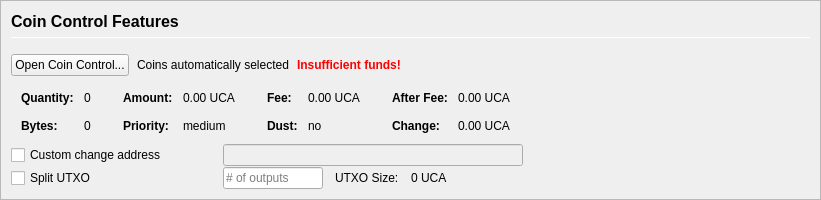
         <widget class="QFrame" name="frameCoinControl">
          <property name="sizePolicy">
           <sizepolicy hsizetype="Expanding" vsizetype="Expanding">
            <horstretch>0</horstretch>
            <verstretch>0</verstretch>
           </sizepolicy>
          </property>
          <property name="maximumSize">
           <size>
            <width>16777215</width>
            <height>16777215</height>
           </size>
          </property>
          <property name="frameShape">
           <enum>QFrame::StyledPanel</enum>
          </property>
          <property name="frameShadow">
           <enum>QFrame::Sunken</enum>
          </property>
          <layout class="QVBoxLayout" name="verticalLayoutCoinControl2">
           <property name="spacing">
            <number>0</number>
           </property>
           <property name="leftMargin">
            <number>0</number>
           </property>
           <property name="topMargin">
            <number>0</number>
           </property>
           <property name="rightMargin">
            <number>0</number>
           </property>
           <property name="bottomMargin">
            <number>0</number>
           </property>
           <item>
            <widget class="QFrame" name="frameCoinControl_BG">
             <layout class="QVBoxLayout" name="verticalLayoutCoinControl" stretch="0,0,0,0,0,0">
              <property name="spacing">
               <number>1</number>
              </property>
              <property name="leftMargin">
               <number>10</number>
              </property>
              <property name="topMargin">
               <number>10</number>
              </property>
              <item>
               <layout class="QHBoxLayout" name="horizontalLayoutCoinControl1">
                <property name="bottomMargin">
                 <number>15</number>
                </property>
                <item>
                 <layout class="QVBoxLayout" name="verticalLayout_3">
                  <property name="spacing">
                   <number>6</number>
                  </property>
                  <item>
                   <widget class="QLabel" name="labelCoinControlFeatures">
                    <property name="sizePolicy">
                     <sizepolicy hsizetype="Preferred" vsizetype="Maximum">
                      <horstretch>0</horstretch>
                      <verstretch>0</verstretch>
                     </sizepolicy>
                    </property>
                    <property name="minimumSize">
                     <size>
                      <width>0</width>
                      <height>20</height>
                     </size>
                    </property>
                    <property name="font">
                     <font>
                      <pointsize>12</pointsize>
                      <weight>75</weight>
                      <bold>true</bold>
                     </font>
                    </property>
                    <property name="styleSheet">
                     <string notr="true">font-weight:bold;</string>
                    </property>
                    <property name="text">
                     <string>Coin Control Features</string>
                    </property>
                   </widget>
                  </item>
                  <item>
                   <widget class="Line" name="line">
                    <property name="minimumSize">
                     <size>
                      <width>0</width>
                      <height>1</height>
                     </size>
                    </property>
                    <property name="maximumSize">
                     <size>
                      <width>16777215</width>
                      <height>1</height>
                     </size>
                    </property>
                    <property name="orientation">
                     <enum>Qt::Horizontal</enum>
                    </property>
                   </widget>
                  </item>
                 </layout>
                </item>
               </layout>
              </item>
              <item>
               <layout class="QHBoxLayout" name="horizontalLayoutCoinControl2" stretch="0,0,0,0">
                <property name="spacing">
                 <number>8</number>
                </property>
                <property name="bottomMargin">
                 <number>10</number>
                </property>
                <item>
                 <widget class="QPushButton" name="pushButtonCoinControl">
                  <property name="styleSheet">
                   <string notr="true"/>
                  </property>
                  <property name="text">
                   <string>Open Coin Control...</string>
                  </property>
                  <property name="autoDefault">
                   <bool>false</bool>
                  </property>
                 </widget>
                </item>
                <item>
                 <widget class="QLabel" name="labelCoinControlAutomaticallySelected">
                  <property name="text">
                   <string>Coins automatically selected</string>
                  </property>
                  <property name="margin">
                   <number>5</number>
                  </property>
                 </widget>
                </item>
                <item>
                 <widget class="QLabel" name="labelCoinControlInsuffFunds">
                  <property name="font">
                   <font>
                    <weight>75</weight>
                    <bold>true</bold>
                   </font>
                  </property>
                  <property name="styleSheet">
                   <string notr="true">color:red;font-weight:bold;</string>
                  </property>
                  <property name="text">
                   <string>Insufficient funds!</string>
                  </property>
                  <property name="margin">
                   <number>5</number>
                  </property>
                 </widget>
                </item>
                <item>
                 <spacer name="horizontalSpacerCoinControl">
                  <property name="orientation">
                   <enum>Qt::Horizontal</enum>
                  </property>
                  <property name="sizeHint" stdset="0">
                   <size>
                    <width>40</width>
                    <height>1</height>
                   </size>
                  </property>
                 </spacer>
                </item>
               </layout>
              </item>
              <item>
               <widget class="QWidget" name="widgetCoinControl" native="true">
                <property name="sizePolicy">
                 <sizepolicy hsizetype="Preferred" vsizetype="Preferred">
                  <horstretch>0</horstretch>
                  <verstretch>0</verstretch>
                 </sizepolicy>
                </property>
                <property name="minimumSize">
                 <size>
                  <width>0</width>
                  <height>0</height>
                 </size>
                </property>
                <property name="styleSheet">
                 <string notr="true"/>
                </property>
                <layout class="QHBoxLayout" name="horizontalLayoutCoinControl5">
                 <property name="leftMargin">
                  <number>0</number>
                 </property>
                 <property name="topMargin">
                  <number>0</number>
                 </property>
                 <property name="rightMargin">
                  <number>0</number>
                 </property>
                 <property name="bottomMargin">
                  <number>0</number>
                 </property>
                 <item>
                  <layout class="QHBoxLayout" name="horizontalLayoutCoinControl3" stretch="0,0,0,1">
                   <property name="spacing">
                    <number>20</number>
                   </property>
                   <property name="topMargin">
                    <number>0</number>
                   </property>
                   <property name="bottomMargin">
                    <number>10</number>
                   </property>
                   <item>
                    <layout class="QFormLayout" name="formLayoutCoinControl1">
                     <property name="horizontalSpacing">
                      <number>10</number>
                     </property>
                     <property name="verticalSpacing">
                      <number>14</number>
                     </property>
                     <property name="leftMargin">
                      <number>10</number>
                     </property>
                     <property name="topMargin">
                      <number>4</number>
                     </property>
                     <property name="rightMargin">
                      <number>6</number>
                     </property>
                     <item row="0" column="0">
                      <widget class="QLabel" name="labelCoinControlQuantityText">
                       <property name="font">
                        <font>
                         <weight>75</weight>
                         <bold>true</bold>
                        </font>
                       </property>
                       <property name="text">
                        <string>Quantity:</string>
                       </property>
                       <property name="margin">
                        <number>0</number>
                       </property>
                      </widget>
                     </item>
                     <item row="0" column="1">
                      <widget class="QLabel" name="labelCoinControlQuantity">
                       <property name="cursor">
                        <cursorShape>IBeamCursor</cursorShape>
                       </property>
                       <property name="contextMenuPolicy">
                        <enum>Qt::ActionsContextMenu</enum>
                       </property>
                       <property name="text">
                        <string notr="true">0</string>
                       </property>
                       <property name="margin">
                        <number>0</number>
                       </property>
                       <property name="textInteractionFlags">
                        <set>Qt::LinksAccessibleByMouse|Qt::TextSelectableByKeyboard|Qt::TextSelectableByMouse</set>
                       </property>
                      </widget>
                     </item>
                     <item row="1" column="0">
                      <widget class="QLabel" name="labelCoinControlBytesText">
                       <property name="font">
                        <font>
                         <weight>75</weight>
                         <bold>true</bold>
                        </font>
                       </property>
                       <property name="text">
                        <string>Bytes:</string>
                       </property>
                      </widget>
                     </item>
                     <item row="1" column="1">
                      <widget class="QLabel" name="labelCoinControlBytes">
                       <property name="cursor">
                        <cursorShape>IBeamCursor</cursorShape>
                       </property>
                       <property name="contextMenuPolicy">
                        <enum>Qt::ActionsContextMenu</enum>
                       </property>
                       <property name="text">
                        <string notr="true">0</string>
                       </property>
                       <property name="textInteractionFlags">
                        <set>Qt::LinksAccessibleByMouse|Qt::TextSelectableByKeyboard|Qt::TextSelectableByMouse</set>
                       </property>
                      </widget>
                     </item>
                    </layout>
                   </item>
                   <item>
                    <layout class="QFormLayout" name="formLayoutCoinControl2">
                     <property name="horizontalSpacing">
                      <number>10</number>
                     </property>
                     <property name="verticalSpacing">
                      <number>14</number>
                     </property>
                     <property name="leftMargin">
                      <number>6</number>
                     </property>
                     <property name="topMargin">
                      <number>4</number>
                     </property>
                     <property name="rightMargin">
                      <number>6</number>
                     </property>
                     <item row="0" column="0">
                      <widget class="QLabel" name="labelCoinControlAmountText">
                       <property name="font">
                        <font>
                         <weight>75</weight>
                         <bold>true</bold>
                        </font>
                       </property>
                       <property name="text">
                        <string>Amount:</string>
                       </property>
                       <property name="margin">
                        <number>0</number>
                       </property>
                      </widget>
                     </item>
                     <item row="0" column="1">
                      <widget class="QLabel" name="labelCoinControlAmount">
                       <property name="cursor">
                        <cursorShape>IBeamCursor</cursorShape>
                       </property>
                       <property name="contextMenuPolicy">
                        <enum>Qt::ActionsContextMenu</enum>
                       </property>
                       <property name="text">
                        <string notr="true">0.00 UCA</string>
                       </property>
                       <property name="textInteractionFlags">
                        <set>Qt::LinksAccessibleByMouse|Qt::TextSelectableByKeyboard|Qt::TextSelectableByMouse</set>
                       </property>
                      </widget>
                     </item>
                     <item row="1" column="0">
                      <widget class="QLabel" name="labelCoinControlPriorityText">
                       <property name="font">
                        <font>
                         <weight>75</weight>
                         <bold>true</bold>
                        </font>
                       </property>
                       <property name="text">
                        <string>Priority:</string>
                       </property>
                      </widget>
                     </item>
                     <item row="1" column="1">
                      <widget class="QLabel" name="labelCoinControlPriority">
                       <property name="cursor">
                        <cursorShape>IBeamCursor</cursorShape>
                       </property>
                       <property name="contextMenuPolicy">
                        <enum>Qt::ActionsContextMenu</enum>
                       </property>
                       <property name="text">
                        <string>medium</string>
                       </property>
                       <property name="textInteractionFlags">
                        <set>Qt::LinksAccessibleByMouse|Qt::TextSelectableByKeyboard|Qt::TextSelectableByMouse</set>
                       </property>
                      </widget>
                     </item>
                    </layout>
                   </item>
                   <item>
                    <layout class="QFormLayout" name="formLayoutCoinControl3">
                     <property name="horizontalSpacing">
                      <number>10</number>
                     </property>
                     <property name="verticalSpacing">
                      <number>14</number>
                     </property>
                     <property name="leftMargin">
                      <number>6</number>
                     </property>
                     <property name="topMargin">
                      <number>4</number>
                     </property>
                     <property name="rightMargin">
                      <number>6</number>
                     </property>
                     <item row="0" column="0">
                      <widget class="QLabel" name="labelCoinControlFeeText">
                       <property name="font">
                        <font>
                         <weight>75</weight>
                         <bold>true</bold>
                        </font>
                       </property>
                       <property name="text">
                        <string>Fee:</string>
                       </property>
                       <property name="margin">
                        <number>0</number>
                       </property>
                      </widget>
                     </item>
                     <item row="0" column="1">
                      <widget class="QLabel" name="labelCoinControlFee">
                       <property name="cursor">
                        <cursorShape>IBeamCursor</cursorShape>
                       </property>
                       <property name="contextMenuPolicy">
                        <enum>Qt::ActionsContextMenu</enum>
                       </property>
                       <property name="text">
                        <string notr="true">0.00 UCA</string>
                       </property>
                       <property name="textInteractionFlags">
                        <set>Qt::LinksAccessibleByMouse|Qt::TextSelectableByKeyboard|Qt::TextSelectableByMouse</set>
                       </property>
                      </widget>
                     </item>
                     <item row="1" column="0">
                      <widget class="QLabel" name="labelCoinControlLowOutputText">
                       <property name="font">
                        <font>
                         <weight>75</weight>
                         <bold>true</bold>
                        </font>
                       </property>
                       <property name="text">
                        <string>Dust:</string>
                       </property>
                      </widget>
                     </item>
                     <item row="1" column="1">
                      <widget class="QLabel" name="labelCoinControlLowOutput">
                       <property name="cursor">
                        <cursorShape>IBeamCursor</cursorShape>
                       </property>
                       <property name="contextMenuPolicy">
                        <enum>Qt::ActionsContextMenu</enum>
                       </property>
                       <property name="text">
                        <string>no</string>
                       </property>
                       <property name="textInteractionFlags">
                        <set>Qt::LinksAccessibleByMouse|Qt::TextSelectableByKeyboard|Qt::TextSelectableByMouse</set>
                       </property>
                      </widget>
                     </item>
                    </layout>
                   </item>
                   <item>
                    <layout class="QFormLayout" name="formLayoutCoinControl4">
                     <property name="horizontalSpacing">
                      <number>10</number>
                     </property>
                     <property name="verticalSpacing">
                      <number>14</number>
                     </property>
                     <property name="leftMargin">
                      <number>6</number>
                     </property>
                     <property name="topMargin">
                      <number>4</number>
                     </property>
                     <property name="rightMargin">
                      <number>6</number>
                     </property>
                     <item row="0" column="0">
                      <widget class="QLabel" name="labelCoinControlAfterFeeText">
                       <property name="font">
                        <font>
                         <weight>75</weight>
                         <bold>true</bold>
                        </font>
                       </property>
                       <property name="text">
                        <string>After Fee:</string>
                       </property>
                       <property name="margin">
                        <number>0</number>
                       </property>
                      </widget>
                     </item>
                     <item row="0" column="1">
                      <widget class="QLabel" name="labelCoinControlAfterFee">
                       <property name="cursor">
                        <cursorShape>IBeamCursor</cursorShape>
                       </property>
                       <property name="contextMenuPolicy">
                        <enum>Qt::ActionsContextMenu</enum>
                       </property>
                       <property name="text">
                        <string notr="true">0.00 UCA</string>
                       </property>
                       <property name="textInteractionFlags">
                        <set>Qt::LinksAccessibleByMouse|Qt::TextSelectableByKeyboard|Qt::TextSelectableByMouse</set>
                       </property>
                      </widget>
                     </item>
                     <item row="1" column="0">
                      <widget class="QLabel" name="labelCoinControlChangeText">
                       <property name="font">
                        <font>
                         <weight>75</weight>
                         <bold>true</bold>
                        </font>
                       </property>
                       <property name="text">
                        <string>Change:</string>
                       </property>
                      </widget>
                     </item>
                     <item row="1" column="1">
                      <widget class="QLabel" name="labelCoinControlChange">
                       <property name="cursor">
                        <cursorShape>IBeamCursor</cursorShape>
                       </property>
                       <property name="contextMenuPolicy">
                        <enum>Qt::ActionsContextMenu</enum>
                       </property>
                       <property name="text">
                        <string notr="true">0.00 UCA</string>
                       </property>
                       <property name="textInteractionFlags">
                        <set>Qt::LinksAccessibleByMouse|Qt::TextSelectableByKeyboard|Qt::TextSelectableByMouse</set>
                       </property>
                      </widget>
                     </item>
                    </layout>
                   </item>
                  </layout>
                 </item>
                </layout>
               </widget>
              </item>
              <item>
               <layout class="QHBoxLayout" name="horizontalLayoutCoinControl4">
                <property name="spacing">
                 <number>12</number>
                </property>
                <property name="sizeConstraint">
                 <enum>QLayout::SetDefaultConstraint</enum>
                </property>
                <property name="topMargin">
                 <number>0</number>
                </property>
                <property name="rightMargin">
                 <number>0</number>
                </property>
                <item>
                 <widget class="QCheckBox" name="checkBoxCoinControlChange">
                  <property name="sizePolicy">
                   <sizepolicy hsizetype="Preferred" vsizetype="Preferred">
                    <horstretch>0</horstretch>
                    <verstretch>0</verstretch>
                   </sizepolicy>
                  </property>
                  <property name="minimumSize">
                   <size>
                    <width>200</width>
                    <height>0</height>
                   </size>
                  </property>
                  <property name="maximumSize">
                   <size>
                    <width>200</width>
                    <height>16777215</height>
                   </size>
                  </property>
                  <property name="toolTip">
                   <string>If this is activated, but the change address is empty or invalid, change will be sent to a newly generated address.</string>
                  </property>
                  <property name="text">
                   <string>Custom change address</string>
                  </property>
                 </widget>
                </item>
                <item>
                 <widget class="QValidatedLineEdit" name="lineEditCoinControlChange">
                  <property name="enabled">
                   <bool>false</bool>
                  </property>
                  <property name="sizePolicy">
                   <sizepolicy hsizetype="Preferred" vsizetype="Preferred">
                    <horstretch>0</horstretch>
                    <verstretch>0</verstretch>
                   </sizepolicy>
                  </property>
                  <property name="minimumSize">
                   <size>
                    <width>300</width>
                    <height>0</height>
                   </size>
                  </property>
                 </widget>
                </item>
                <item>
                 <widget class="QLabel" name="labelCoinControlChangeLabel">
                  <property name="sizePolicy">
                   <sizepolicy hsizetype="Preferred" vsizetype="Preferred">
                    <horstretch>0</horstretch>
                    <verstretch>0</verstretch>
                   </sizepolicy>
                  </property>
                  <property name="minimumSize">
                   <size>
                    <width>100</width>
                    <height>0</height>
                   </size>
                  </property>
                  <property name="text">
                   <string/>
                  </property>
                  <property name="margin">
                   <number>3</number>
                  </property>
                 </widget>
                </item>
               </layout>
              </item>
              <item>
               <layout class="QHBoxLayout" name="horizontalLayoutCoinControl6">
                <property name="spacing">
                 <number>12</number>
                </property>
                <property name="rightMargin">
                 <number>0</number>
                </property>
                <item>
                 <widget class="QCheckBox" name="splitBlockCheckBox">
                  <property name="sizePolicy">
                   <sizepolicy hsizetype="Preferred" vsizetype="Preferred">
                    <horstretch>0</horstretch>
                    <verstretch>0</verstretch>
                   </sizepolicy>
                  </property>
                  <property name="minimumSize">
                   <size>
                    <width>200</width>
                    <height>0</height>
                   </size>
                  </property>
                  <property name="maximumSize">
                   <size>
                    <width>200</width>
                    <height>16777215</height>
                   </size>
                  </property>
                  <property name="text">
                   <string>Split UTXO</string>
                  </property>
                 </widget>
                </item>
                <item>
                 <widget class="QLineEdit" name="splitBlockLineEdit">
                  <property name="sizePolicy">
                   <sizepolicy hsizetype="Preferred" vsizetype="Preferred">
                    <horstretch>50</horstretch>
                    <verstretch>0</verstretch>
                   </sizepolicy>
                  </property>
                  <property name="minimumSize">
                   <size>
                    <width>100</width>
                    <height>0</height>
                   </size>
                  </property>
                  <property name="maximumSize">
                   <size>
                    <width>100</width>
                    <height>16777215</height>
                   </size>
                  </property>
                  <property name="placeholderText">
                   <string># of outputs</string>
                  </property>
                 </widget>
                </item>
                <item>
                 <widget class="QLabel" name="labelBlockSizeText">
                  <property name="text">
                   <string>UTXO Size:</string>
                  </property>
                 </widget>
                </item>
                <item>
                 <widget class="QLabel" name="labelBlockSize">
                  <property name="text">
                   <string>0 UCA</string>
                  </property>
                 </widget>
                </item>
                <item>
                 <spacer name="horizontalSpacer_7">
                  <property name="orientation">
                   <enum>Qt::Horizontal</enum>
                  </property>
                  <property name="sizeHint" stdset="0">
                   <size>
                    <width>40</width>
                    <height>20</height>
                   </size>
                  </property>
                 </spacer>
                </item>
               </layout>
              </item>
              <item>
               <spacer name="verticalSpacerCoinControl">
                <property name="orientation">
                 <enum>Qt::Vertical</enum>
                </property>
                <property name="sizeHint" stdset="0">
                 <size>
                  <width>800</width>
                  <height>1</height>
                 </size>
                </property>
               </spacer>
              </item>
             </layout>
            </widget>
           </item>
          </layout>
         </widget>
